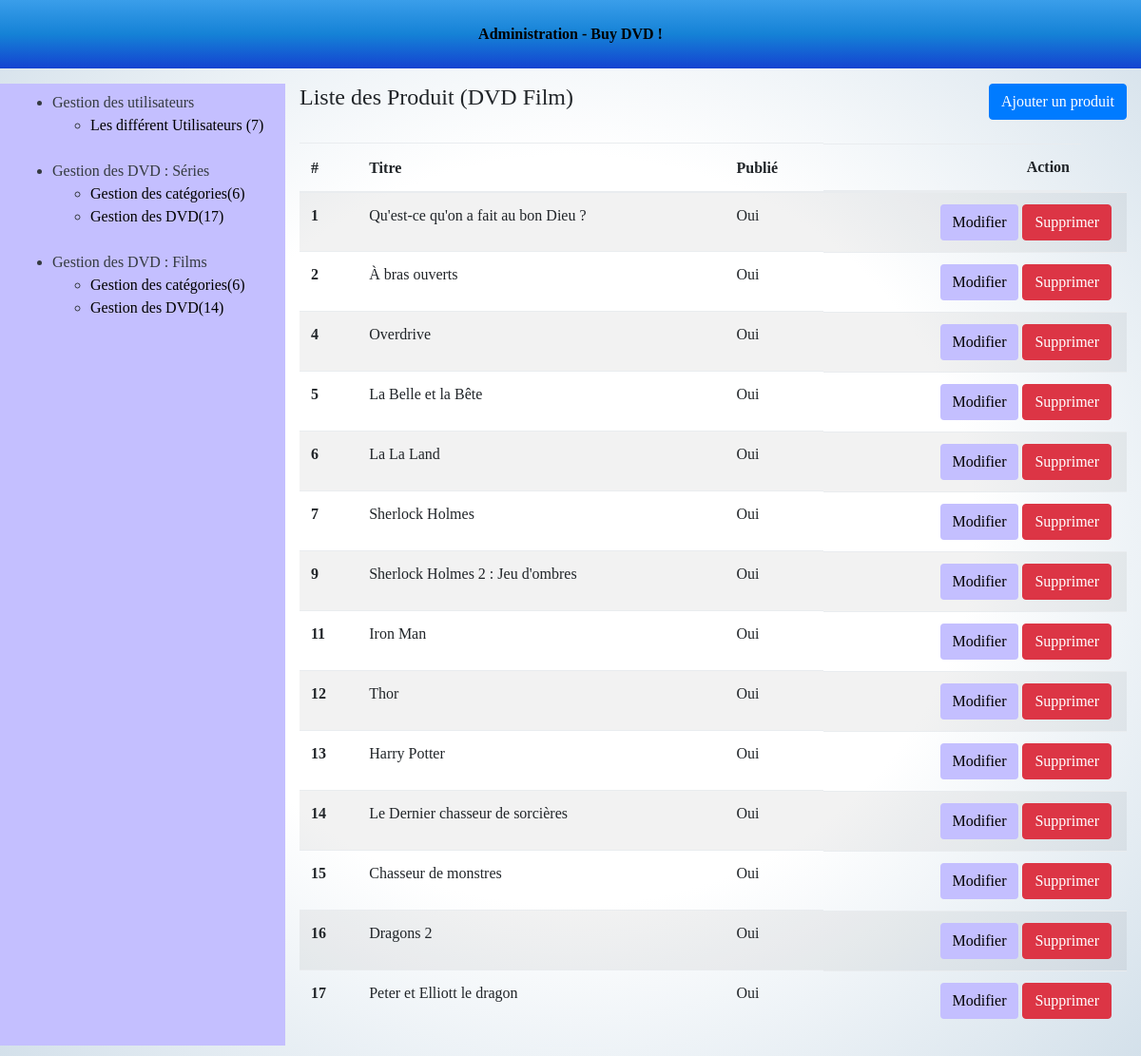
The app's page /admin/dvdfilm-list.php (signed in) with its own data.
### tables this page shows
CREATE TABLE `dvdmoovie` (
  `id` int(11) NOT NULL,
  `is_published` tinyint(1) NOT NULL,
  `created_at` date NOT NULL,
  `title` varchar(255) NOT NULL,
  `image` varchar(255) DEFAULT NULL,
  `summary` longtext NOT NULL,
  `prix` text NOT NULL,
  `prix2` varchar(255) NOT NULL,
  `realisateur` text NOT NULL,
  `acteur` text NOT NULL,
  `language_subtitle` text NOT NULL,
  `content` text NOT NULL,
  `format` varchar(255) NOT NULL,
  `editeur` varchar(255) NOT NULL,
  `public` varchar(255) NOT NULL,
  `type_color` varchar(255) NOT NULL,
  `stereo` varchar(255) NOT NULL,
  `qualite` varchar(255) NOT NULL,
  `imageOne` varchar(255) NOT NULL,
  `imageTwo` varchar(255) NOT NULL,
  `imageThree` varchar(255) NOT NULL,
  `imageFoor` varchar(255) NOT NULL,
  `imageFive` varchar(255) NOT NULL
);

### admin/dvdfilm-list.php (the view, shortened to what this page needs)
<?php
require_once '../tools/_db.php';
$query = $db->query('SELECT * FROM dvdmoovie');
$dvdfilms = $query->fetchall();
?>
<!DOCTYPE html>
<html>
	<head>
		<?php require 'partials/head_assets.php'; ?>
	</head>
	<body class="index-body">
		<div class="container-fluid">
			<?php require 'partials/header.php'; ?>
			<div class="row my-3 index-content">
				<?php require 'partials/nav.php'; ?>
				<section class="col-9">
					<header class="pb-4 d-flex justify-content-between">
						<h4>Liste des Produit (DVD Film)</h4>
						<a class="btn btn-primary" href="dvdfilm-form.php">Ajouter un produit</a>
					</header>
					<table class="table table-striped">
						<thead>
							<tr>
								<th>#</th>
								<th>Titre</th>
								<th>Publié</th>
								<th class="d-flex justify-content-end mr-5">Action</th>
							</tr>
						</thead>
						<tbody>
							<?php if($dvdfilms): ?>
							<?php foreach($dvdfilms as $dvdfilm): ?>
							<tr>
								<th><?php echo htmlentities($dvdfilm['id']); ?></th>
								<td><?php echo htmlentities($dvdfilm['title']); ?></td>
								<td>
									<?php if($dvdfilm['is_published'] == 1): ?>
									Oui
									<?php else: ?>
									Non
									<?php endif; ?>
								</td>
								<td class="d-flex justify-content-end">
									<a href="dvdfilm-form.php?dvdmoovie_id=<?php echo $dvdfilm['id']; ?>&action=edit" class="btn button mr-1">Modifier</a>
									<a onclick="return confirm('Are you sure?')" href="dvdfilm-list.php?dvdmoovie_id=<?php echo $dvdfilm['id']; ?>&action=delete" class="btn btn-danger mr-1">Supprimer</a>
								</td>
							</tr>
							<?php endforeach; ?>
							<?php else: ?>
								Aucun article enregistré.
							<?php endif; ?>
						</tbody>
					</table>
				</section>
			</div>
		</div>
	</body>
</html>

### css/moovieseriestv.css (style rules this page uses)
body { margin: 0; padding: 0; font-family: 'Bodoni 72', cursive; background-image: radial-gradient(white, white, #D3E0EA); }
.button, .buttontwo, .buttonThree { background-color:#C4BFFF; }
a { color: black; }

### records on screen
dvdmoovie: id "1", title "Qu'est-ce qu'on a fait au bon Dieu ?", is_published "Oui"
dvdmoovie: id "2", title "À bras ouverts", is_published "Oui"
dvdmoovie: id "4", title "Overdrive", is_published "Oui"
dvdmoovie: id "5", title "La Belle et la Bête", is_published "Oui"
dvdmoovie: id "6", title "La La Land", is_published "Oui"
dvdmoovie: id "7", title "Sherlock Holmes", is_published "Oui"
dvdmoovie: id "9", title "Sherlock Holmes 2 : Jeu d'ombres", is_published "Oui"
dvdmoovie: id "11", title "Iron Man", is_published "Oui"
dvdmoovie: id "12", title "Thor", is_published "Oui"
dvdmoovie: id "13", title "Harry Potter", is_published "Oui"
dvdmoovie: id "14", title "Le Dernier chasseur de sorcières", is_published "Oui"
dvdmoovie: id "15", title "Chasseur de monstres", is_published "Oui"
dvdmoovie: id "16", title "Dragons 2", is_published "Oui"
dvdmoovie: id "17", title "Peter et Elliott le dragon", is_published "Oui"

### other values on screen
$nbUsers "7"
$nbCategoriesSerie "6"
$nbDvdSeries "17"
$nbCategoriesFilm "6"
$nbDvdFilm "14"
